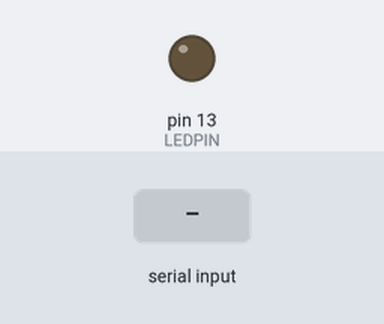
Recording of a sketch running on a simulated Arduino Uno, built with avr-gcc and run on an emulated ATmega328P. On the bench: output pins drawn as LEDs (lit = HIGH). Dashed ring = blinking. Inputs (shaded band) come from the test bench.

Above: at 1.2 s.
1.3 s: "90,45\n" received over the second serial link
At 1.4 s:
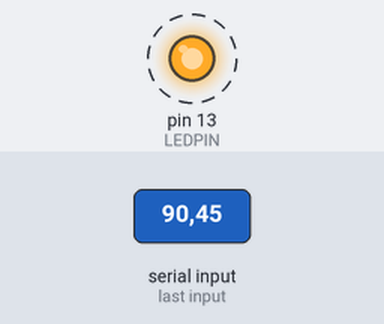
Timing chart, 0 to 10.3 s (numbered marks = the images above; inputs shaded):
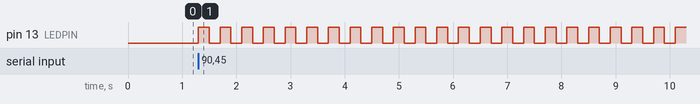

The sketch:

MCU2.ino
```cpp
/* SoftwareSerial example, MCU1 to MCU2. This sketch is for MCU2 - the slave, receiving commands from MCU1.
 * Author: D. Dubins
 * Date: 10-Dec-24

 * Description: This project illustrates how to get one MCU to send commands to another through a SoftwareSerial connection.
 * This sketch is for the second MCU (MCU2). The second MCU (MCU2) will be powered parasitically through the Vin and GND pins of MCU1.
 * This is hookup is optional though, they can be independently powered. GND should be connected between MCU1 and MCU2.
 *
 * MCU1 reads an integer from the Serial Monitor, and sends a command to MCU2 through the SoftwareSerial connection.
 * MCU2 receives the command, executes a function, then reports back to MCU1 for error checking.

 * Connections: (MCU1 - MCU2)
 * Vin - Vin (or power independently)
 * GND - GND
 * Pin 2 - Pin 3 (RX - TX)
 * Pin 3 - Pin 2 (TX - RX)
*/

#include <SoftwareSerial.h>       // include the software serial library
SoftwareSerial MCU1Serial(2, 3);  // define software serial connection to MCU1 (RX:2, TX:3)

#define LEDPIN 13

void setup() {
  MCU1Serial.begin(57600);  // start software serial connection (max speed for SoftwareSerial is 57600 for Uno)
  pinMode(LEDPIN, OUTPUT);  // set LEDPIN to OUTPUT mode
}

void loop() {
  if (MCU1Serial.available()) {       // if there's something received by mySerial
    int rcv = MCU1Serial.parseInt();  // store it to rcv
    MCU1Serial.print(rcv);            // send rcv to MCU1
    flashLED(rcv);                    // flash onboard LED rcv times
  }
}

void flashLED(int n) {  // flash the LED n times
  for (int i = 0; i < n; i++) {
    digitalWrite(LEDPIN, HIGH);  // turn on LED
    delay(200);                  // wait a bit
    digitalWrite(LEDPIN, LOW);   // turn off LED
    delay(200);                  // wait a bit
  }
}
```

Measured:
- after the input at 1.3 s, pin 13 (LEDPIN): alternates HIGH for 0.20 s and LOW for 0.20 s, starting at once
